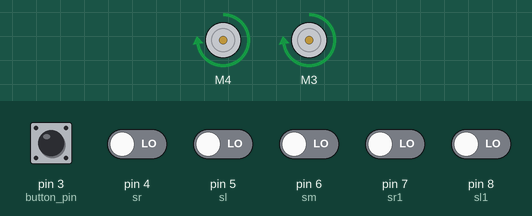
A sketch run on a simulated Arduino Uno, built with avr-gcc and run on an emulated ATmega328P. Shown: 2 × DC motor (green arrow = forward, orange = backward, longer = faster). The test bench sets the inputs (shaded band); at power-on: pin 3 (button_pin) HIGH, pin 4 (sr), pin 5 (sl), pin 6 (sm), pin 7 (sr1), pin 8 (sl1) LOW. What the sketch prints to the serial monitor is not drawn.

Above: at 1.2 s.
1.3 s: pin 4 (sr) driven HIGH and pin 5 (sl) driven HIGH and pin 6 (sm) driven HIGH
3.1 s: pin 7 (sr1) driven HIGH
At 4.8 s:
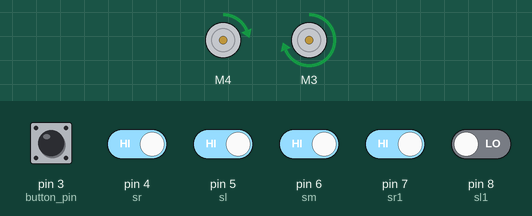
6.1 s: pin 7 (sr1) driven LOW
At 7.9 s:
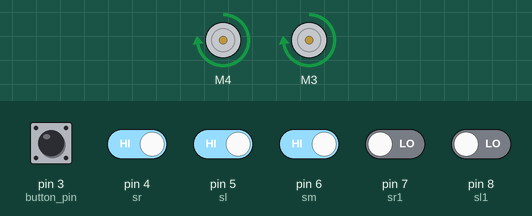
8.8 s: pin 8 (sl1) driven HIGH
At 11.0 s:
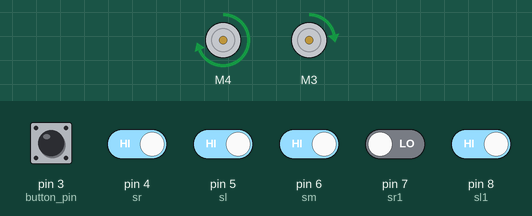
11.8 s: pin 5 (sl) driven LOW and pin 6 (sm) driven LOW
At 12.4 s:
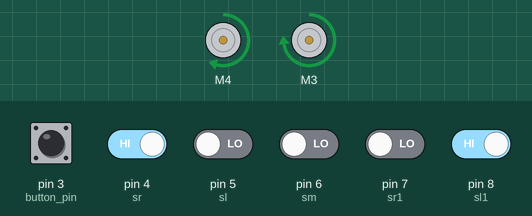
13.3 s: pin 4 (sr) driven LOW
At 13.6 s:
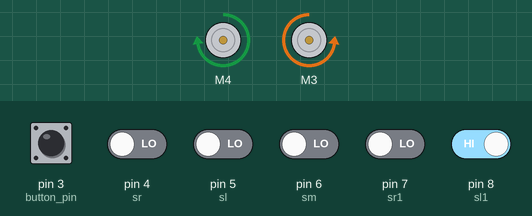
Timing chart, 0 to 15.8 s (numbered marks = the images above; inputs shaded):
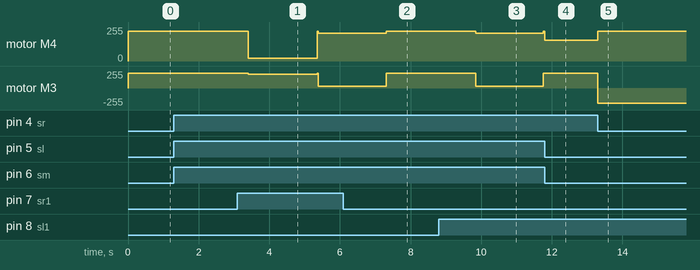

The sketch:

line_following.ino
```cpp
#include <Adafruit_MotorShield.h>

int magneticSensor = 2;     // Pin for Magnetic sensor
int button_pin = 3; // Pin for Button
int sr = 4;  // Pin for right sensor  (of the three in a row)
int sl = 5;    // Pin for left sensor  (of the three in a row)
int sm = 6;   // Pin for middle sensor  (of the three)
int sr1 = 7 ; // Pin for  top right sensor
int sl1 = 8;  // Pin for  top left sensor
int pe_sensor_pin = 9; // Pin for Photoelectric sensor


int svr = 0;   // Default values of sensors
int svr1 = 0;
int svl = 0;
int svl1 = 0;
int svm = 0;
int pe_sensor_value = 0;

int forward_speed = 225;  // Default values of motor //might want to change this back up if time to complete the path is a problem and reduce this value if line following is really bad
int backward_speed = 150;

Adafruit_MotorShield AFMS = Adafruit_MotorShield();     // Setting up MotorShield
Adafruit_DCMotor *mr = AFMS.getMotor(3);      // Setting up motors M3, M4
Adafruit_DCMotor *ml = AFMS.getMotor(4);

// All below is just pathing stuff, creating an array of list of all the commands it should do
int current_path = 0;
int turning_counter = 0;

int path0[] = {1,2,0,2,99,3};     // Once we finish the picking up object code the path should be {5,1,2,0,2,3} // this new line works fine if 5 (picking up the box) doesnt move the robot :)
int path1[] = {5,2,2,2,3};
int path2[] = {1,6,1,1,4};
int path3[] = {1,2,2,6,0,2,0,2,3};
int path4[] = {2,1,1,2};      // This just code returning the AGV back to the start box // we need to add some extra code to make it go into that final finish box maybe something like we did at the start to get it back in the boxxx

int* array_of_paths[] = {path0,path1,path2,path3,path4};

//so you want it to go on array_of_paths[current_path][turning_counter]


void setup()
{
  pinMode(sr,INPUT);         // Setting up each line sensor
  pinMode(sl,INPUT);
  pinMode(sm,INPUT);
  pinMode(sl1,INPUT);
  pinMode(sr1,INPUT);
  pinMode(pe_sensor_pin,INPUT);      //Setting up PhotoElectric Sensor
  pinMode(magneticSensor,INPUT);        //Setting up Magnetic Sensor
  pinMode(button_pin, INPUT);      //Setting up Button


  Serial.begin(9600);           // Set up Serial library at 9600 bps

  // 0, 1（左）, 2（右） 转向
  // 碰到junction就判断是否要转向
  //转到左边的垃圾场

  if (!AFMS.begin()) // Setting up Motor Shield
  {
    Serial.println("Could not find Motor Shield. Check wiring.");
    while (1);
  }
  Serial.println("Motor Shield found.");


  while (digitalRead(button_pin) == LOW) // Code only starts once the button is pressed
  {}

}


void chassis_forward ()     // Move forward in a straight line
{
  ml->setSpeed(forward_speed);
  mr->setSpeed(forward_speed);

  mr->run(FORWARD);     // Starts the wheels to spin
  ml->run(FORWARD);
}

void chassis_backward ()      // Function to move backwards in a straight line
{
  ml->setSpeed(backward_speed);
  mr->setSpeed(backward_speed);

  ml->run(BACKWARD);      //  The wheels start to spin
  mr->run(BACKWARD);
}

void chassis_turn_left ()     // Function to make it turn left slightly
{
  /*
  //if the for loop doesnt work :(
  ml->setSpeed(forward_speed-25);
  */

  mr->setSpeed(forward_speed);
  ml ->setSpeed(forward_speed);

  mr->run(FORWARD);
  ml->run(FORWARD);


  for (int i=forward_speed; i>forward_speed-25; i-=2)     // Slowly decreases speed down so its smoother (if it works)
  {
    if (svr == LOW && svm == HIGH && svl == HIGH)     // So the for loop breaks if its realligned itself/ gone far off the line intead of continuing the loop even though this piece of code is no longer relevant
    {
      ml->setSpeed(i);

      svr=digitalRead(sr); // reading all the sensors
      svl=digitalRead(sl);
      svm =digitalRead(sm);

    }

    else
    {
      break;
    }
  }


  while(svr == LOW && svm == HIGH && svl == HIGH)     // To hold the motor at the lowest speed until the parameters change (because if it leaves the function when the loop ends itll just recall this function changing the speed back to forward_speed and do the loop, basically if this wasnt here it would continues do the loop of=ver and over which is not good [ it might be good yk])
  {
    svr=digitalRead(sr);      // Reading all the sensors
    svl=digitalRead(sl);
    svm =digitalRead(sm);
  }


}

void chassis_turn_super_left()      // Function to turn strongly to the left, if its off the line by a lot
{
  mr->setSpeed(forward_speed);
  ml->setSpeed(forward_speed-70);

  mr->run(FORWARD);
  ml->run(FORWARD);
}

void chassis_turn_right ()    // Slight right readjustment to the right
{
  ml->setSpeed(forward_speed);
  mr->setSpeed(forward_speed);
  //mr->setSpeed(forward_speed-25);   // Use if the for loop doesnt work :)
  mr->run(FORWARD);
  ml->run(FORWARD);

  for (int i=forward_speed; i>forward_speed-25; i-=2)
  {
    if (svr == HIGH && svm == HIGH && svl == LOW)
    {
      mr->setSpeed(i);

      svr=digitalRead(sr);      // Reading all the sensors
      svl=digitalRead(sl);
      svm =digitalRead(sm);
    }

    else
    {
      break;
    }

  }


  while(svr == HIGH && svm == HIGH && svl == LOW)     // To hold the motor at the lowest speed until the parameters change (because if it leaves the chassis turn function when the loop ends itll just recall this function changing the speed back to forward_speed and do the loop again, basically if this wasnt here it would continues do the loop over and over which is not good [ it might be good yk])
  {
    svr=digitalRead(sr); // Reading all the sensors
    svl=digitalRead(sl);
    svm =digitalRead(sm);
  }

}

void chassis_turn_super_right()     // Function to read just the robot by a large amount to get back onto the line
{
  ml->setSpeed(forward_speed);
  mr->setSpeed(forward_speed-70);

  mr->run(FORWARD);
  ml->run(FORWARD);
}

void chassis_turn_left90()      // Rotates the robot 90 degress to the left
{
  mr->setSpeed(210);      // Sets inner wheel to a lower speed
  ml->setSpeed(20);     // Sets outer wheel to a greater speed
  mr->run(FORWARD);     // The wheels start to spin
  ml->run(FORWARD);

  unsigned long startTime=millis();     // Variable to store the start time
  unsigned long runDuration = 1950 ;      // Time we want the program to run for (in milliseconds)

  while(millis() - startTime < runDuration)
  {}

  ml->run(RELEASE);     // Turns of the motors to prevent any over shoot and to start from a baseline amount for the next piece of code the robot runs.
  mr->run(RELEASE);


}

void chassis_turn_right90()     // Turns the robot 90 degress to the right
{
  delay(35);      // We found that this small delay helps the turn be a large enough of a turning circle to line up onto the line after the turn has completed
  mr->setSpeed(30);     // Sets inner wheel to a lower speed
  ml->setSpeed(210);      // Sets outer wheel to a greater speed
  mr->run(FORWARD);     // Starts the wheels to spinnnnn
  ml->run(FORWARD);

  unsigned long startTime=millis();     // Variable to store the start time
  unsigned long runDuration = 1920 ;      // Time we want the program to run for (in milliseconds)

  while(millis() - startTime < runDuration)
  {}

  ml->run(RELEASE);
  mr->run(RELEASE);
}

/*
// NEED TO FINISH THIS FUNCTION OFF + CHANGE THE TIMING SO IT WORKS PROPERLLY
void drop_off() // Function to drop the object whenever the robot is at the junction facing towards the drop off point
{
  // IF the robot isn't going forward/backward in a straight enough manner i think we can reduce the speed of it going forward and backward so that its slow enough to where like stuff should hit it off or smth (if rlly bad just change each wheel to spin at different amounts)

  unsigned long startTime=millis();     // Variable to store the start time
  unsigned long runDuration = 1000 ;      // Time we want the program to run for (in milliseconds)
  while(millis() - startTime < runDuration);
  {
    chassis_forward();
  }

  // ADD CODE TO SPIN SERVOS
  // then it should just spin the servos to push the box off the catchment

  unsigned long startTime=millis();     // Variable to store the start time
  unsigned long runDuration = 1800 ;      // Time we want the program to run for (in milliseconds)
  while(millis() - startTime < runDuration);
  {
    chassis_backward();
  }
}

void grab_object()
{
  // the code here is literally only: spin the servo so that it pushes the object into the basket. Thats it :)

}

void chassis_path_from7()      // Function to drop off the waste at the respective drop off point given that the robot is at junction number 7 (all junctions were numbered and that photo can be seen on the word document we shared) (the robot is assumed ot be facing to the left) (chassis_dropoff_fromL)
{
  //so put like code here on what to do when it reaches junction 7 / bit where it needs to consider drop off of the waste

  if (digitalRead(magneticSensor)==HIGH)      // If the waste is detected to be magnetic it goes down the path that goes from junction 8 to the recycling centre then back to junction 5
  {

    chassis_turn_right90();
    delay(10);
    while (svr1==LOW)
    {
      svr1 = digitalRead(sr1);
      chassis_forward();
    }
    chassis_turn_right90();
    drop_off(); //this should just go forward drop off item then reverse back to the junction []
    chassis_turn_left90();
    while((svl1==LOW) || (svr1 == LOW))
    {
      chassis_forward();
      svr1 = digitalRead(sr1);
      svl1 = digitalRead(sl1);
    }

    ml->run(RELEASE);
    mr->run(RELEASE);


  }

  else if (digitalRead(magneticSensor) == LOW)      // If the waste is detected to be non-magnetic it goes down the path that goes from junction 8 to the landfill then back to junction 5
  {

    while((svl1==LOW) || (svr1 == LOW))
    {
      chassis_forward();
      svr1 = digitalRead(sr1);
      svl1 = digitalRead(sl1);
    }

    chassis_turn_right90();
    drop_off(); // this should just go forward drop off item then reverse back to the junction []
    chassis_turn_right90();

    while((svl1==LOW) || (svr1 == LOW))
    {
      chassis_forward();
      svr1 = digitalRead(sr1);
      svl1 = digitalRead(sl1);
    }

    chassis_turn_left90();
    while((svl1==LOW) || (svr1 == LOW))
    {
      chassis_forward();
      svr1 = digitalRead(sr1);
      svl1 = digitalRead(sl1);
    }

    // This below is so it can drive past the junction (as we cant use the sensors as they are already ontop of the current junction, so it needs to get past the junction using some other method - therefore moving it forward for a small amount of time will be fine to allow it drive onto the next junction)
    unsigned long startTime=millis();     // Variable to store the start time
    unsigned long runDuration = 1000 ;      // Time we want the program to run for (in milliseconds)
    while(millis() - startTime < runDuration);
    {
      chassis_forward();
    }

    while((svl1==LOW) || (svr1 == LOW))
    {
      chassis_forward();
      svr1 = digitalRead(sr1);
      svl1 = digitalRead(sl1);
    }

    ml->run(RELEASE);
    mr->run(RELEASE);

  }

  else      // This code is just to catch any logical errors come up
  {
    ml -> run(RELEASE);
    mr -> run(RELEASE);
    while(true)
    {}
  }


}


void chassis_path_from8()      // Function to drop off waste in correct position given the robot is at junction 8 (facing to the left)
{

  if (digitalRead(magneticSensor)==HIGH)      // If the waste is detected to be magnetic it goes down the path that goes from junction 8 to the recycling centre then back to junction 5
  {
    // To drive past the current junction
    unsigned long startTime=millis();     // Variable to store the start time
    unsigned long runDuration = 1000 ;      // Time we want the program to run for (in milliseconds)
    while(millis() - startTime < runDuration)
    {
      chassis_forward();
    }

    while((svl1==LOW) || (svr1 == LOW))
    {
      chassis_forward();
      svr1 = digitalRead(sr1);
      svl1 = digitalRead(sl1);
    }

    chassis_turn_left90();

    while((svl1==LOW) || (svr1 == LOW))
    {
      chassis_forward();
      svr1 = digitalRead(sr1);
      svl1 = digitalRead(sl1);
    }

    chassis_turn_right90();
    drop_off();
    chassist_turn_left90();

    while((svl1==LOW) || (svr1 == LOW))
    {
      chassis_forward()
      svr1 = digitalRead(sr1);
      svl1 = digitalRead(sl1);
    }

    ml->run(RELEASE);
    mr->run(RELEASE);

  }
  else if (digitalRead(magneticSensor) == LOW)      // If the waste is detected to be non-magnetic it goes down the path that goes from junction 8 to the landfill then back to junction 5
  {
    chassis_turn_left90();
    drop_off();
    chassis_turn_right90();

    while((svl1==LOW) || (svr1 == LOW))
    {
      chassis_forward();
      svr1 = digitalRead(sr1);
      svl1 = digitalRead(sl1);
    }

    chassis_turn_left90();

    while((svl1==LOW) || (svr1 == LOW))
    {
      chassis_forward();
      svr1 = digitalRead(sr1);
      svl1 = digitalRead(sl1);
    }

    // To drive past the current junction
    unsigned long startTime=millis();     // Variable to store the start time
    unsigned long runDuration = 1000 ;      // Time we want the program to run for (in milliseconds)
    while(millis() - startTime < runDuration)
    {
    chassis_forward();
    }

    while((svl1==LOW) || (svr1 == LOW))
    {
      chassis_forward();
      svr1 = digitalRead(sr1);
      svl1 = digitalRead(sl1);
    }

    ml->run(RELEASE);
    mr->run(RELEASE);

  }

  else      // This code is just to catch any logical errors come up
  {
    ml -> run(RELEASE);
    mr -> run(RELEASE);
    while(true)
    {}
  }

}


bool object_detection()     // Function that detects if the object is in front of the robot using the photoelectric sensor, and returns a boolean value
{
  sensor_value = digitalRead(pe_sensor_pin);

  if (sensor_value == HIGH)
  {
    return true;
  }

  else if (sensor_value == LOW)
  {
    return false;
  }

  delay(50);
}
*/


int first_step = 0;     // Variable to help the robot see if its inside the starting box or not


void loop()
{

  if (current_path == 0 && turning_counter == 0 && first_step==0)     // This is just to get the robot outside the starting box and get onto the line intially.
  {
    chassis_forward();

    while ((svm == LOW) || (svr == LOW) ||(svl==LOW))
    {
      svr=digitalRead(sr);
      svl=digitalRead(sl);
      svm =digitalRead(sm);
    }

    first_step+=1;      // This is so the code only runs at the start of the robots movement and never again
  }

  svr = digitalRead(sr);      // Reading all the sensors
  svl = digitalRead(sl);
  svm = digitalRead(sm);
  svr1 = digitalRead(sr1);
  svl1 = digitalRead(sl1);

  Serial.print(svl);      // Printing the sensor values to help debug
  Serial.print(svm);
  Serial.print(svr);
  Serial.print(svr1);

  // Only using the bottom 3 line sensors (svr svm and svl) to detect the line and the line following
  // DOES THE SECOND LOGIC OF HIGH HIGH HIGH MAKE SENSE TO GO FORWARD? []
  if ((svl == LOW && svm == HIGH && svr == LOW) || (svl == HIGH && svm == HIGH && svr == HIGH))     // Go forward - only middle sensor is on the line so it must be going straight
  {
    chassis_forward();
  }

  if (svl == LOW && svm == HIGH && svr == HIGH)   // Turn fainlty left
  {
    chassis_turn_left();
  }

  if (svl == LOW && svm == LOW && svr == HIGH)      // Turn strongly left
  {
    chassis_turn_super_left();
  }

  if (svl == HIGH && svm == HIGH && svr == LOW)     // Turn faintly right
  {
    chassis_turn_right();
  }

  if (svl == HIGH && svm == LOW && svr == LOW)      // Turn strongly right
  {
    chassis_turn_super_right();
  }


  if (svl == LOW && svm == LOW && svr == LOW)     // Spin right as it is lost
  {
    mr->run(BACKWARD);
    mr->setSpeed(forward_speed);
    ml->run(FORWARD);
    ml->setSpeed(forward_speed);
  }


  // Only using the top 2 sensors (svr1 and svl1) to detect junctions
  if ((svl1 == HIGH) || (svr1 == HIGH) )
  {

    if (array_of_paths[current_path][turning_counter] == 0)     //If current variable inside the path list = 0 then go forward
    {

      unsigned long startTime=millis();     // Variable to store the start time
      unsigned long runDuration = 1000 ;      // Time we want the program to run for (in milliseconds)

      while(millis() - startTime < runDuration)
      {
      chassis_forward();
      }

      turning_counter+=1;     // To go onto the next instruction in the path
    }

    else if (array_of_paths[current_path][turning_counter] == 1)     // If current variable inside the path list = 1 then turn left 90 degrees
    {
      if (current_path == 0 && turning_counter == 0 )
      {
        delay(300);     // We heuristically found that this works for the first left turn - to end up alligned nicely on the line once it completes the turn
      }

      chassis_turn_left90();
      turning_counter+=1;
    }

    else if (array_of_paths[current_path][turning_counter] == 2)      // If current variable inside the path list = 2 then turn right 90 degrees
    {
      chassis_turn_right90();
      turning_counter+=1;
    }


    /*
    else if (array_of_paths[current_path][turning_counter] == 3)      // If current variable inside the path list = 3 then do the pathing from junction 7 that drops off the waste
    {
      chassis_path_from7();     // This route has to end at the same point as chassis_path_from8()
      current_path+=1;      // To go to the next path route
      turning_counter=0;      // So it starts at the first instruction on the new path route
    }

    else if (array_of_paths[current_path][turning_counter] == 4)      // If current variable inside the path list = 4 then do the pathing from junction 8 that drops off the waste
    {
      chassis_path_from8();
      current_path+=1;      // To go to the next path route
      turning_counter=0;      // So it starts at the first instruction on the new path route
    }

    else if (array_of_paths[current_path][turning_counter] == 5)      // Picking up stationary object of known placement    \\ for this picking up of known placement , we know they are both on a junction so if it detects junction -detects object - picks it up- and then reverses a bit so its able to detect the junction again and do the path stuff [simple :)]
    {
      while(object_detection() == false)
      {
        chassis_backward();
      }

      ml -> run(RELEASE);
      mr -> run(RELEASE);

      grab_object();

      delay(15);

      while((svl1==LOW) || (svr1 == LOW))
      {
        chassis_forward();
        svr1 = digitalRead(sr1);
        svl1 = digitalRead(sl1);
      }

     // Just to check that the object is there (there is no point of having an if statement tbh - but i think this needs to be changed as this is most likely to not work from what is expected to what happens in reality ygm)

      turning_counter+=1;
    }

  */
  }
  /*
  // maybe this is code would be used too much so if the code slows down then :/   - Also if the robot is moving slow its probably becuase there is soo much code it has to go through before it loops
  // I  think this can work   [!!!!]// This is outside - if the front line sensors are detected - as this is to take place between the junctions
  if (array_of_paths[current_path][turning_counter] == 6)      // Picking up object with unknown placement        ITll work, i think->// how would this work logically as there is no junction before hand to detect to do work cos by then it would have bumped into the object so :/ what to do about this :/
    {
      forward_speed = 180;    // Slows down so it doesnt miss/ hit the waste or something (COULD REMOVE THIS LINE ALSO HOPEFULLY IT WORKS LIKE THIS)
      while((svl1==LOW) || (svr1 == LOW))
      {
        chassis_forward();
        if (object_detection()== true)      // If the object is detected
        {
          ml -> run(RELEASE);
          mr -> run(RELEASE);

          grab_object();

          ml -> run(forward);
          mr -> run(forward);

          forward_speed = 225;

        }

      }
      forward_speed = 225;
      turning_counter+=1;
    }
  */


}
```

Measured:
- after the input at 1.3 s, every drawn part: stays the same
- after the input at 3.1 s, motor M4: forward 225/255 → forward 20/255 after 0.30 s, → forward 210/255 1.9 s later; motor M3: forward 225/255 → forward 210/255 after 0.30 s, → forward 30/255 1.9 s later
- after the input at 6.1 s, motor M4, motor M3: goes on until 7.3 s, then stays forward 225/255
- after the input at 8.8 s, motor M4: forward 225/255 → forward 210/255 after 1.0 s, → forward 225/255 1.9 s later; motor M3: forward 225/255 → forward 30/255 after 1.0 s, → forward 225/255 1.9 s later
- after the input at 11.8 s, motor M4: forward 225/255 → forward 155/255 at once
- after the input at 13.3 s, motor M4: forward 155/255 → forward 225/255 at once; motor M3: forward 225/255 → backward 225/255 at once
